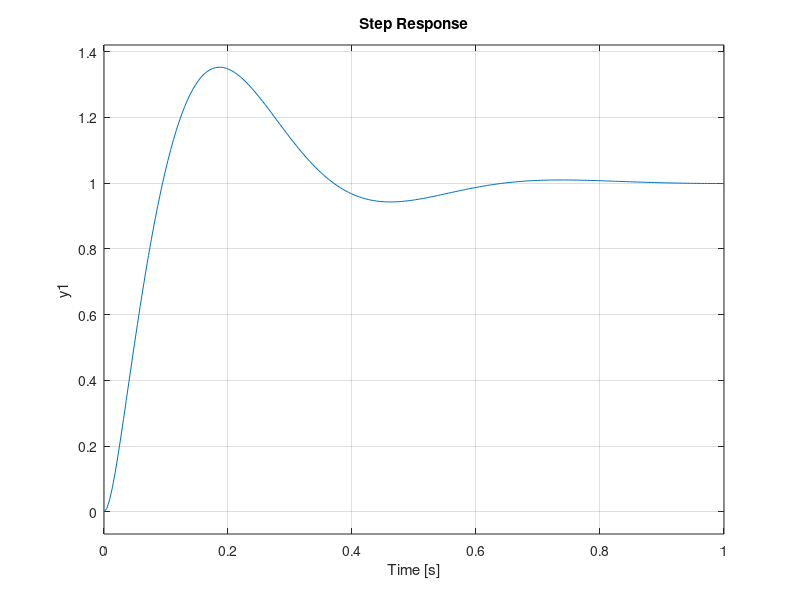
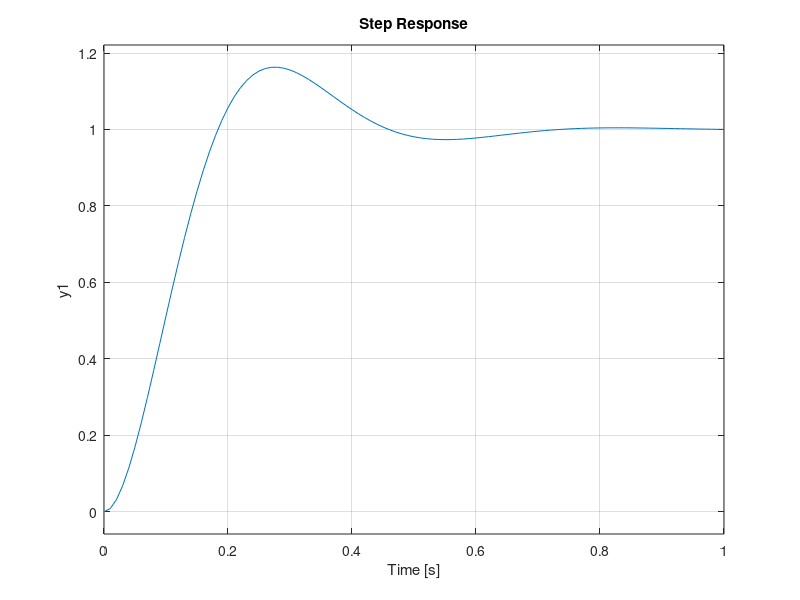

Recreate these plots in MATLAB, in order.
%%Model function
%   Author: Raphael Nagel
%   Date created: 07/Apr/2014
close all 
clc
clear all


tf1 = tf([173.206], [1 13.16 173.206]);
tf2 = tf([1], [1 70]);
tf3a = 70*tf1*tf2;
tf2a = tf([(tf3a.den{1,1}(1,3)/tf3a.num{1,1}(1,4)) 1], [1]);
tf3 = tf3a*tf2a 
step(tf3)
figure(2)
hold all
step(tf1)


tf33 = tf([2.4743], [1 13.17 173.394 2.4743])